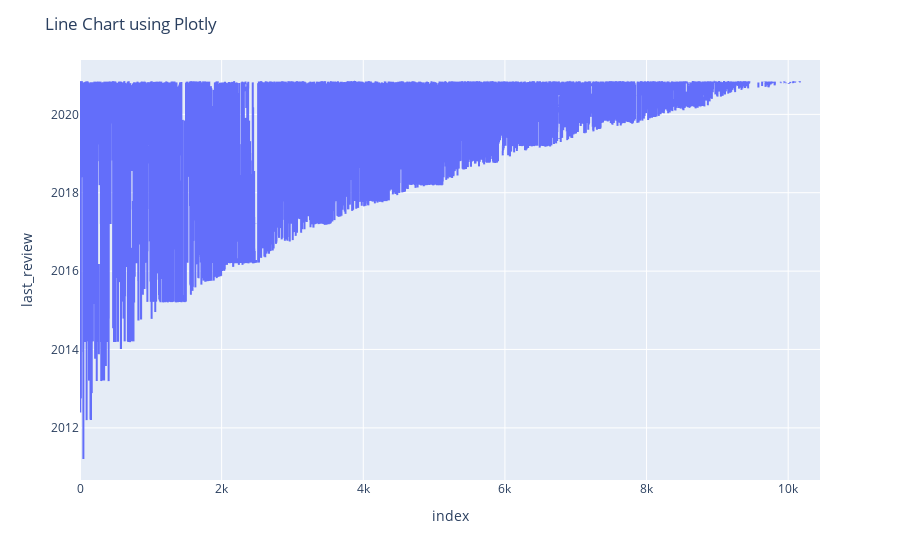

Write notebook code for a chart like this one.
### Code cell
import plotly
import plotly.express as px
import nbformat as nb
fig = px.line(data2, y='last_review')
fig.update_layout(title='Line Chart using Plotly')

fig.show()

### Figure 1 — Plotly figure (JSON) as saved in the notebook; plotly's stock layout.template omitted (floating-point values rounded to 4 significant figures; data arrays with more than 128 entries replaced by an {"elided": "..."} marker saying what was removed)
{"data": [{"hovertemplate": "index=%{x}<br>last_review=%{y}<extra></extra>", "legendgroup": "", "line": {"color": "#636efa", "dash": "solid"}, "mode": "lines", "name": "", "showlegend": false, "type": "scattergl", "x": {"elided": "10450 int values"}, "xaxis": "x", "y": {"elided": "10450 str values"}, "yaxis": "y"}], "layout": {"autosize": true, "legend": {"tracegroupgap": 0}, "margin": {"t": 60}, "title": {"text": "Line Chart using Plotly"}, "xaxis": {"anchor": "y", "autorange": true, "domain": [0, 1], "range": [0, 10449], "title": {"text": "index"}, "type": "linear"}, "yaxis": {"anchor": "x", "autorange": true, "domain": [0, 1], "range": ["2010-09-02 06:40", "2021-05-21 17:20"], "title": {"text": "last_review"}, "type": "date"}}}
